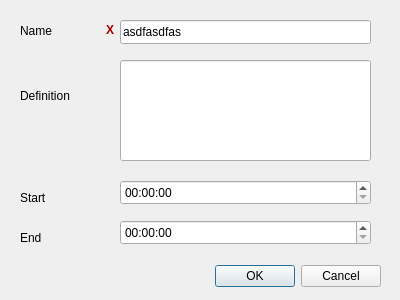
<?xml version="1.0" encoding="UTF-8"?>
<ui version="4.0">
 <class>editTaskWindow</class>
 <widget class="QDialog" name="editTaskWindow">
  <property name="geometry">
   <rect>
    <x>0</x>
    <y>0</y>
    <width>400</width>
    <height>300</height>
   </rect>
  </property>
  <property name="windowTitle">
   <string>Dialog</string>
  </property>
  <widget class="QDialogButtonBox" name="buttonBox">
   <property name="geometry">
    <rect>
     <x>40</x>
     <y>260</y>
     <width>341</width>
     <height>32</height>
    </rect>
   </property>
   <property name="orientation">
    <enum>Qt::Orientation::Horizontal</enum>
   </property>
   <property name="standardButtons">
    <set>QDialogButtonBox::StandardButton::Cancel|QDialogButtonBox::StandardButton::Ok</set>
   </property>
  </widget>
  <widget class="QLineEdit" name="lineEdit">
   <property name="geometry">
    <rect>
     <x>120</x>
     <y>20</y>
     <width>251</width>
     <height>24</height>
    </rect>
   </property>
   <property name="font">
    <font>
     <strikeout>false</strikeout>
     <stylestrategy>PreferDefault</stylestrategy>
    </font>
   </property>
   <property name="whatsThis">
    <string/>
   </property>
   <property name="text">
    <string>asdfasdfas</string>
   </property>
   <property name="frame">
    <bool>true</bool>
   </property>
   <property name="cursorPosition">
    <number>10</number>
   </property>
   <property name="readOnly">
    <bool>false</bool>
   </property>
  </widget>
  <widget class="QLabel" name="label">
   <property name="geometry">
    <rect>
     <x>20</x>
     <y>20</y>
     <width>51</width>
     <height>21</height>
    </rect>
   </property>
   <property name="text">
    <string>Name</string>
   </property>
  </widget>
  <widget class="QLineEdit" name="lineEdit_2">
   <property name="geometry">
    <rect>
     <x>120</x>
     <y>60</y>
     <width>251</width>
     <height>101</height>
    </rect>
   </property>
  </widget>
  <widget class="QLabel" name="label_2">
   <property name="geometry">
    <rect>
     <x>20</x>
     <y>80</y>
     <width>91</width>
     <height>31</height>
    </rect>
   </property>
   <property name="text">
    <string>Definition</string>
   </property>
  </widget>
  <widget class="QTimeEdit" name="timeEdit">
   <property name="geometry">
    <rect>
     <x>120</x>
     <y>180</y>
     <width>251</width>
     <height>25</height>
    </rect>
   </property>
  </widget>
  <widget class="QTimeEdit" name="timeEdit_2">
   <property name="geometry">
    <rect>
     <x>120</x>
     <y>220</y>
     <width>251</width>
     <height>25</height>
    </rect>
   </property>
  </widget>
  <widget class="QLabel" name="label_3">
   <property name="geometry">
    <rect>
     <x>20</x>
     <y>190</y>
     <width>49</width>
     <height>16</height>
    </rect>
   </property>
   <property name="text">
    <string>Start</string>
   </property>
  </widget>
  <widget class="QLabel" name="label_4">
   <property name="geometry">
    <rect>
     <x>20</x>
     <y>230</y>
     <width>49</width>
     <height>16</height>
    </rect>
   </property>
   <property name="text">
    <string>End</string>
   </property>
  </widget>
  <widget class="QLabel" name="inappropriate">
   <property name="enabled">
    <bool>true</bool>
   </property>
   <property name="geometry">
    <rect>
     <x>100</x>
     <y>20</y>
     <width>20</width>
     <height>20</height>
    </rect>
   </property>
   <property name="palette">
    <palette>
     <active>
      <colorrole role="WindowText">
       <brush brushstyle="SolidPattern">
        <color alpha="255">
         <red>170</red>
         <green>0</green>
         <blue>0</blue>
        </color>
       </brush>
      </colorrole>
      <colorrole role="Button">
       <brush brushstyle="SolidPattern">
        <color alpha="255">
         <red>255</red>
         <green>0</green>
         <blue>0</blue>
        </color>
       </brush>
      </colorrole>
      <colorrole role="Light">
       <brush brushstyle="SolidPattern">
        <color alpha="255">
         <red>255</red>
         <green>127</green>
         <blue>127</blue>
        </color>
       </brush>
      </colorrole>
      <colorrole role="Midlight">
       <brush brushstyle="SolidPattern">
        <color alpha="255">
         <red>255</red>
         <green>63</green>
         <blue>63</blue>
        </color>
       </brush>
      </colorrole>
      <colorrole role="Dark">
       <brush brushstyle="SolidPattern">
        <color alpha="255">
         <red>127</red>
         <green>0</green>
         <blue>0</blue>
        </color>
       </brush>
      </colorrole>
      <colorrole role="Mid">
       <brush brushstyle="SolidPattern">
        <color alpha="255">
         <red>170</red>
         <green>0</green>
         <blue>0</blue>
        </color>
       </brush>
      </colorrole>
      <colorrole role="Text">
       <brush brushstyle="SolidPattern">
        <color alpha="255">
         <red>0</red>
         <green>0</green>
         <blue>0</blue>
        </color>
       </brush>
      </colorrole>
      <colorrole role="BrightText">
       <brush brushstyle="SolidPattern">
        <color alpha="255">
         <red>255</red>
         <green>255</green>
         <blue>255</blue>
        </color>
       </brush>
      </colorrole>
      <colorrole role="ButtonText">
       <brush brushstyle="SolidPattern">
        <color alpha="255">
         <red>0</red>
         <green>0</green>
         <blue>0</blue>
        </color>
       </brush>
      </colorrole>
      <colorrole role="Base">
       <brush brushstyle="SolidPattern">
        <color alpha="255">
         <red>255</red>
         <green>255</green>
         <blue>255</blue>
        </color>
       </brush>
      </colorrole>
      <colorrole role="Window">
       <brush brushstyle="SolidPattern">
        <color alpha="255">
         <red>255</red>
         <green>0</green>
         <blue>0</blue>
        </color>
       </brush>
      </colorrole>
      <colorrole role="Shadow">
       <brush brushstyle="SolidPattern">
        <color alpha="255">
         <red>0</red>
         <green>0</green>
         <blue>0</blue>
        </color>
       </brush>
      </colorrole>
      <colorrole role="AlternateBase">
       <brush brushstyle="SolidPattern">
        <color alpha="255">
         <red>255</red>
         <green>127</green>
         <blue>127</blue>
        </color>
       </brush>
      </colorrole>
      <colorrole role="ToolTipBase">
       <brush brushstyle="SolidPattern">
        <color alpha="255">
         <red>255</red>
         <green>255</green>
         <blue>220</blue>
        </color>
       </brush>
      </colorrole>
      <colorrole role="ToolTipText">
       <brush brushstyle="SolidPattern">
        <color alpha="255">
         <red>0</red>
         <green>0</green>
         <blue>0</blue>
        </color>
       </brush>
      </colorrole>
      <colorrole role="PlaceholderText">
       <brush brushstyle="SolidPattern">
        <color alpha="127">
         <red>0</red>
         <green>0</green>
         <blue>0</blue>
        </color>
       </brush>
      </colorrole>
      <colorrole role="Accent">
       <brush brushstyle="SolidPattern">
        <color alpha="255">
         <red>255</red>
         <green>255</green>
         <blue>255</blue>
        </color>
       </brush>
      </colorrole>
     </active>
     <inactive>
      <colorrole role="WindowText">
       <brush brushstyle="SolidPattern">
        <color alpha="255">
         <red>170</red>
         <green>0</green>
         <blue>0</blue>
        </color>
       </brush>
      </colorrole>
      <colorrole role="Button">
       <brush brushstyle="SolidPattern">
        <color alpha="255">
         <red>255</red>
         <green>0</green>
         <blue>0</blue>
        </color>
       </brush>
      </colorrole>
      <colorrole role="Light">
       <brush brushstyle="SolidPattern">
        <color alpha="255">
         <red>255</red>
         <green>127</green>
         <blue>127</blue>
        </color>
       </brush>
      </colorrole>
      <colorrole role="Midlight">
       <brush brushstyle="SolidPattern">
        <color alpha="255">
         <red>255</red>
         <green>63</green>
         <blue>63</blue>
        </color>
       </brush>
      </colorrole>
      <colorrole role="Dark">
       <brush brushstyle="SolidPattern">
        <color alpha="255">
         <red>127</red>
         <green>0</green>
         <blue>0</blue>
        </color>
       </brush>
      </colorrole>
      <colorrole role="Mid">
       <brush brushstyle="SolidPattern">
        <color alpha="255">
         <red>170</red>
         <green>0</green>
         <blue>0</blue>
        </color>
       </brush>
      </colorrole>
      <colorrole role="Text">
       <brush brushstyle="SolidPattern">
        <color alpha="255">
         <red>0</red>
         <green>0</green>
         <blue>0</blue>
        </color>
       </brush>
      </colorrole>
      <colorrole role="BrightText">
       <brush brushstyle="SolidPattern">
        <color alpha="255">
         <red>255</red>
         <green>255</green>
         <blue>255</blue>
        </color>
       </brush>
      </colorrole>
      <colorrole role="ButtonText">
       <brush brushstyle="SolidPattern">
        <color alpha="255">
         <red>0</red>
         <green>0</green>
         <blue>0</blue>
        </color>
       </brush>
      </colorrole>
      <colorrole role="Base">
       <brush brushstyle="SolidPattern">
        <color alpha="255">
         <red>255</red>
         <green>255</green>
         <blue>255</blue>
        </color>
       </brush>
      </colorrole>
      <colorrole role="Window">
       <brush brushstyle="SolidPattern">
        <color alpha="255">
         <red>255</red>
         <green>0</green>
         <blue>0</blue>
        </color>
       </brush>
      </colorrole>
      <colorrole role="Shadow">
       <brush brushstyle="SolidPattern">
        <color alpha="255">
         <red>0</red>
         <green>0</green>
         <blue>0</blue>
        </color>
       </brush>
      </colorrole>
      <colorrole role="AlternateBase">
       <brush brushstyle="SolidPattern">
        <color alpha="255">
         <red>255</red>
         <green>127</green>
         <blue>127</blue>
        </color>
       </brush>
      </colorrole>
      <colorrole role="ToolTipBase">
       <brush brushstyle="SolidPattern">
        <color alpha="255">
         <red>255</red>
         <green>255</green>
         <blue>220</blue>
        </color>
       </brush>
      </colorrole>
      <colorrole role="ToolTipText">
       <brush brushstyle="SolidPattern">
        <color alpha="255">
         <red>0</red>
         <green>0</green>
         <blue>0</blue>
        </color>
       </brush>
      </colorrole>
      <colorrole role="PlaceholderText">
       <brush brushstyle="SolidPattern">
        <color alpha="127">
         <red>0</red>
         <green>0</green>
         <blue>0</blue>
        </color>
       </brush>
      </colorrole>
      <colorrole role="Accent">
       <brush brushstyle="SolidPattern">
        <color alpha="255">
         <red>255</red>
         <green>255</green>
         <blue>255</blue>
        </color>
       </brush>
      </colorrole>
     </inactive>
     <disabled>
      <colorrole role="WindowText">
       <brush brushstyle="SolidPattern">
        <color alpha="255">
         <red>127</red>
         <green>0</green>
         <blue>0</blue>
        </color>
       </brush>
      </colorrole>
      <colorrole role="Button">
       <brush brushstyle="SolidPattern">
        <color alpha="255">
         <red>255</red>
         <green>0</green>
         <blue>0</blue>
        </color>
       </brush>
      </colorrole>
      <colorrole role="Light">
       <brush brushstyle="SolidPattern">
        <color alpha="255">
         <red>255</red>
         <green>127</green>
         <blue>127</blue>
        </color>
       </brush>
      </colorrole>
      <colorrole role="Midlight">
       <brush brushstyle="SolidPattern">
        <color alpha="255">
         <red>255</red>
         <green>63</green>
         <blue>63</blue>
        </color>
       </brush>
      </colorrole>
      <colorrole role="Dark">
       <brush brushstyle="SolidPattern">
        <color alpha="255">
         <red>127</red>
         <green>0</green>
         <blue>0</blue>
        </color>
       </brush>
      </colorrole>
      <colorrole role="Mid">
       <brush brushstyle="SolidPattern">
        <color alpha="255">
         <red>170</red>
         <green>0</green>
         <blue>0</blue>
        </color>
       </brush>
      </colorrole>
      <colorrole role="Text">
       <brush brushstyle="SolidPattern">
        <color alpha="255">
         <red>127</red>
         <green>0</green>
         <blue>0</blue>
        </color>
       </brush>
      </colorrole>
      <colorrole role="BrightText">
       <brush brushstyle="SolidPattern">
        <color alpha="255">
         <red>255</red>
         <green>255</green>
         <blue>255</blue>
        </color>
       </brush>
      </colorrole>
      <colorrole role="ButtonText">
       <brush brushstyle="SolidPattern">
        <color alpha="255">
         <red>127</red>
         <green>0</green>
         <blue>0</blue>
        </color>
       </brush>
      </colorrole>
      <colorrole role="Base">
       <brush brushstyle="SolidPattern">
        <color alpha="255">
         <red>255</red>
         <green>0</green>
         <blue>0</blue>
        </color>
       </brush>
      </colorrole>
      <colorrole role="Window">
       <brush brushstyle="SolidPattern">
        <color alpha="255">
         <red>255</red>
         <green>0</green>
         <blue>0</blue>
        </color>
       </brush>
      </colorrole>
      <colorrole role="Shadow">
       <brush brushstyle="SolidPattern">
        <color alpha="255">
         <red>0</red>
         <green>0</green>
         <blue>0</blue>
        </color>
       </brush>
      </colorrole>
      <colorrole role="AlternateBase">
       <brush brushstyle="SolidPattern">
        <color alpha="255">
         <red>255</red>
         <green>0</green>
         <blue>0</blue>
        </color>
       </brush>
      </colorrole>
      <colorrole role="ToolTipBase">
       <brush brushstyle="SolidPattern">
        <color alpha="255">
         <red>255</red>
         <green>255</green>
         <blue>220</blue>
        </color>
       </brush>
      </colorrole>
      <colorrole role="ToolTipText">
       <brush brushstyle="SolidPattern">
        <color alpha="255">
         <red>0</red>
         <green>0</green>
         <blue>0</blue>
        </color>
       </brush>
      </colorrole>
      <colorrole role="PlaceholderText">
       <brush brushstyle="SolidPattern">
        <color alpha="127">
         <red>127</red>
         <green>0</green>
         <blue>0</blue>
        </color>
       </brush>
      </colorrole>
      <colorrole role="Accent">
       <brush brushstyle="SolidPattern">
        <color alpha="255">
         <red>255</red>
         <green>76</green>
         <blue>76</blue>
        </color>
       </brush>
      </colorrole>
     </disabled>
    </palette>
   </property>
   <property name="font">
    <font>
     <bold>true</bold>
    </font>
   </property>
   <property name="layoutDirection">
    <enum>Qt::LayoutDirection::LeftToRight</enum>
   </property>
   <property name="frameShadow">
    <enum>QFrame::Shadow::Plain</enum>
   </property>
   <property name="text">
    <string>X</string>
   </property>
   <property name="alignment">
    <set>Qt::AlignmentFlag::AlignCenter</set>
   </property>
  </widget>
 </widget>
 <resources/>
 <connections>
  <connection>
   <sender>buttonBox</sender>
   <signal>accepted()</signal>
   <receiver>editTaskWindow</receiver>
   <slot>accept()</slot>
   <hints>
    <hint type="sourcelabel">
     <x>248</x>
     <y>254</y>
    </hint>
    <hint type="destinationlabel">
     <x>157</x>
     <y>274</y>
    </hint>
   </hints>
  </connection>
  <connection>
   <sender>buttonBox</sender>
   <signal>rejected()</signal>
   <receiver>editTaskWindow</receiver>
   <slot>reject()</slot>
   <hints>
    <hint type="sourcelabel">
     <x>316</x>
     <y>260</y>
    </hint>
    <hint type="destinationlabel">
     <x>286</x>
     <y>274</y>
    </hint>
   </hints>
  </connection>
 </connections>
</ui>
